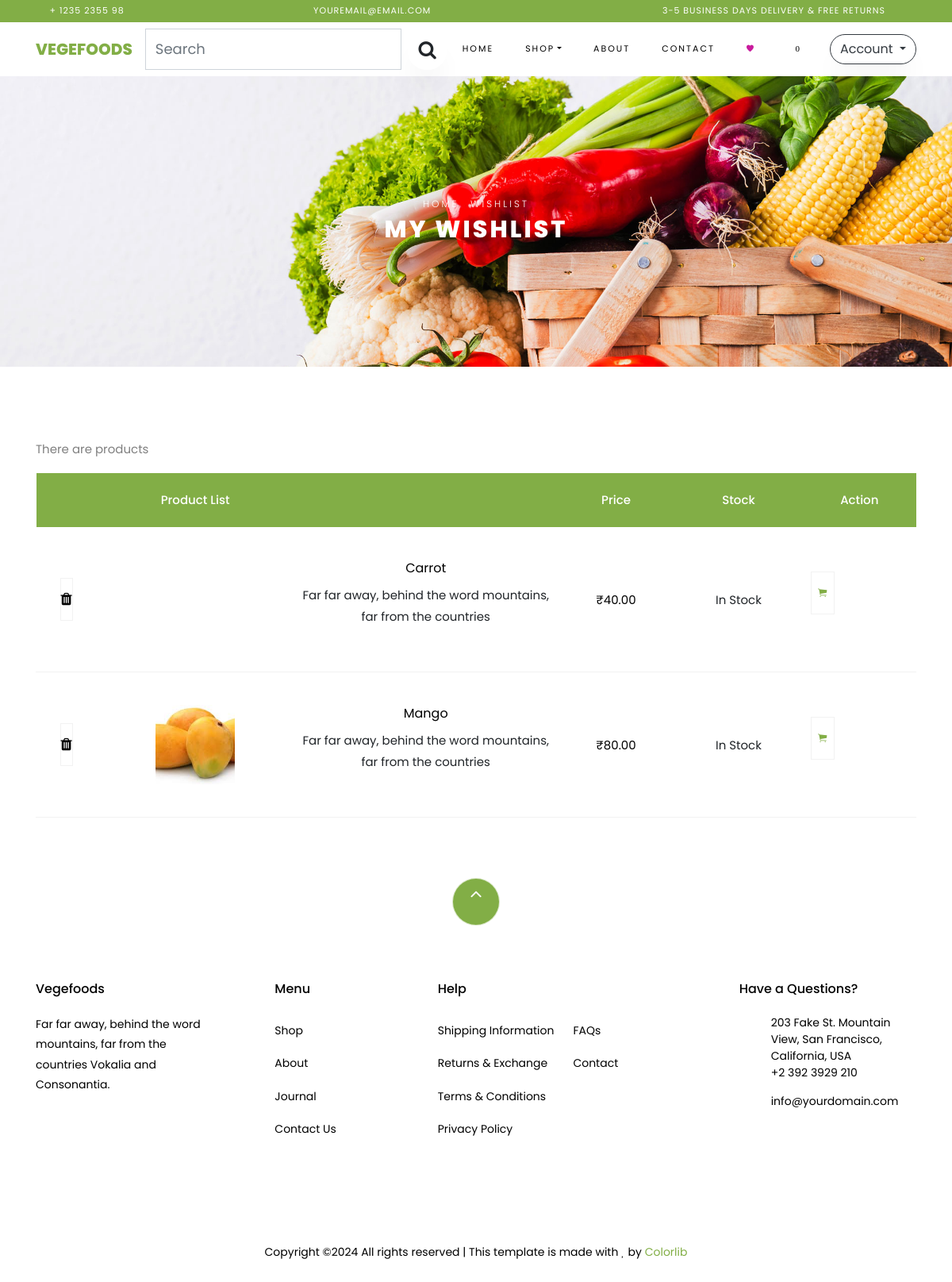
Page /wishlist/ (signed in) on the committed database.
### core/models.py (models this page shows, shortened)
class wishlist_model(models.Model):
    user = models.ForeignKey(User,on_delete=models.SET_NULL,null=True)              #cascade
    product = models.ForeignKey(Product,on_delete=models.SET_NULL,null=True)              #cascade
    date = models.DateTimeField(auto_now_add=True)
    class Meta:
        verbose_name_plural = "Wishlists"

class Product(models.Model):
    P_ID = ShortUUIDField(unique=True,length=10,max_length=20,prefix="prd",alphabet="abcedfgh12345")
    user = models.ForeignKey(User,on_delete=models.SET_NULL,null=True)              #cascade
    category = models.ForeignKey(Category,on_delete=models.SET_NULL,null=True,related_name="category")
    vendor = models.ForeignKey(Vendor,on_delete=models.SET_NULL,null=True,related_name="vendor")
    title= models.CharField(max_length=100,default="Fresh Pears")
    image = models.ImageField(upload_to="category",default="prodcut.jpg")
    description = models.TextField(null=True,blank=True,default="This is the product")
    price = models.DecimalField(max_digits=9999999999999,decimal_places=2,default="1.99")
    old_price = models.DecimalField(max_digits=9999999999999,decimal_places=2,default="2.99")
    specifications = models.TextField(null=True,blank=True)
    stock_count = models.IntegerField(default="10",null=True,blank=True)
    mfd = models.DateField(auto_now_add=False,null=True,blank=True)
    product_status = models.CharField(choices=STATUS,max_length=10,default="In_review")
    status = models.BooleanField(default=True)
    in_stock = models.BooleanField(default=True)
    featured = models.BooleanField(default=False)
    digital = models.BooleanField(default=False)
    sku = ShortUUIDField(unique=True,length=4,max_length=10,prefix="sku",alphabet="1234567890")
    date = models.DateTimeField(auto_now_add=True)
    updated = models.DateTimeField(null=True,blank=True)
    class Meta:
        verbose_name_plural = "Products"

### core/views.py (the view)
@login_required
def wishlist_view(request):
    wishlist = wishlist_model.objects.all()
    context={
        'w': wishlist,
    }
    return render(request,"core/wishlist.html",context)

### core/context_processors.py (called while the page is built)
def default(request):
    categories = Category.objects.all()
    vendors = Vendor.objects.all()
    product = Product.objects.all()
    return {
        "categories": categories,
        "vendors": vendors,
        "product":product,
    }

### templates/core/wishlist.html (shortened to what this page needs)
{%extends 'partials/base.html' %}
{% load static %}
{% block content%}
<div class="hero-wrap hero-bread" style="background-image: url('/static/assets/images/bg_1.jpg');">
    <div class="container">
        <div class="row no-gutters slider-text align-items-center justify-content-center">
            <div class="col-md-9 ftco-animate text-center">
                <p class="breadcrumbs"><span class="mr-2"><a href="index.html">Home</a></span> <span>Wishlist</span></p>
                <h1 class="mb-0 bread">My Wishlist</h1>
            </div>
        </div>
    </div>
</div>
<section class="ftco-section ftco-cart " id="wishlist-list">
    <div class="container">
        <p>There are {{wishlist.count}} products</p>
        <div class="row">
            <div class="col-md-12 ftco-animate">
                <div class="cart-list">
                    <table class="table">
                        <thead class="thead-primary">
                            <tr class="text-center">
                                <th>&nbsp;</th>
                                <th>Product List</th>
                                <th>&nbsp;</th>
                                <th>Price</th>
                                <th>Stock</th>
                                <th>Action</th>
                            </tr>
                        </thead>
                        <tbody>
                            {% for item in w %}
                            <tr class="text-center">
                                <td class="product-remove"><button style="border:none;background:none;font-size:18px" data-wishlist-product="{{item.id}}" class="delete-wishlist-product"><span class="fa fa-trash"></span></button></td>
                                <td class="image-prod">
                                    <div class="img" style="background-image: url('{{ item.product.image.url }}');"></div>
                                </td>
                                <td class="product-name">
                                    <h3>{{item.product.title}}</h3>
                                    <p>Far far away, behind the word mountains, far from the countries</p>
                                </td>
                                <td class="price">
                                    <span>₹</span><span class="price-sale current-product-price-{{p.id}}">{{item.product.price}}
                                </td>
                                <td class="text-right">
                                    {% if item.product.stock_count %}
                                        In Stock
                                    {% else %}
                                    Out of stock
                                    {% endif %}
                                </td>
                                <td class="add-to-cart">
                                    <div class="input-group mb-3">
                                        <button  class="add-to-cart-btn "style="height:30px; width:30px;color:white;background-color:white" data-index="{{item.product.id}}" >
                                            <span><i class="ion-ios-cart"></i></span>
                                       </button>
                                    </div>
                                </td>
                            {% endfor %}
                        </tbody>
                    </table>
                </div>
            </div>
        </div>
    </div>
</section>
{% endblock content%}

### static/assets/custom_css/dashboard.css (style rules this page uses)
body { display: flex; font-family: Arial, sans-serif; height: 100vh; margin: 0; align-items: stretch; }
table { width: 100%; border-collapse: collapse; }
th, td { padding: 10px; text-align: left; border-bottom: 1px solid #ddd; }
th { background-color: #f2f2f2; }

### rows in the picture
wishlist_model: product "Carrot", product.price "40.00", shows "In Stock"
wishlist_model: product.image (picture), product "Mango", product.price "80.00", shows "In Stock"

### other values in the picture
{{ request.session.cart_data_obj|length }} "0"
